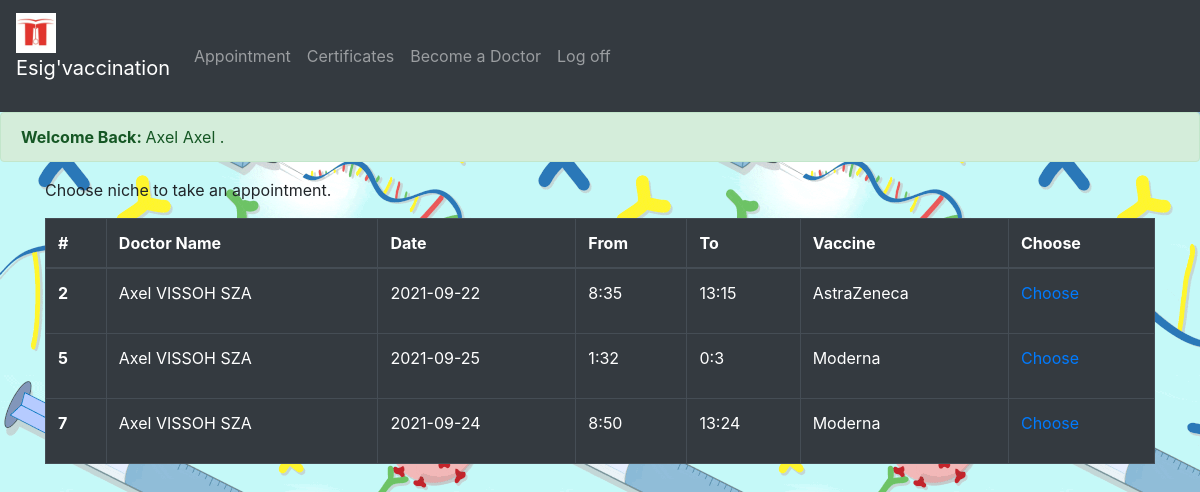
Before: /student/studentAppointment.php (signed in) with the older database file.
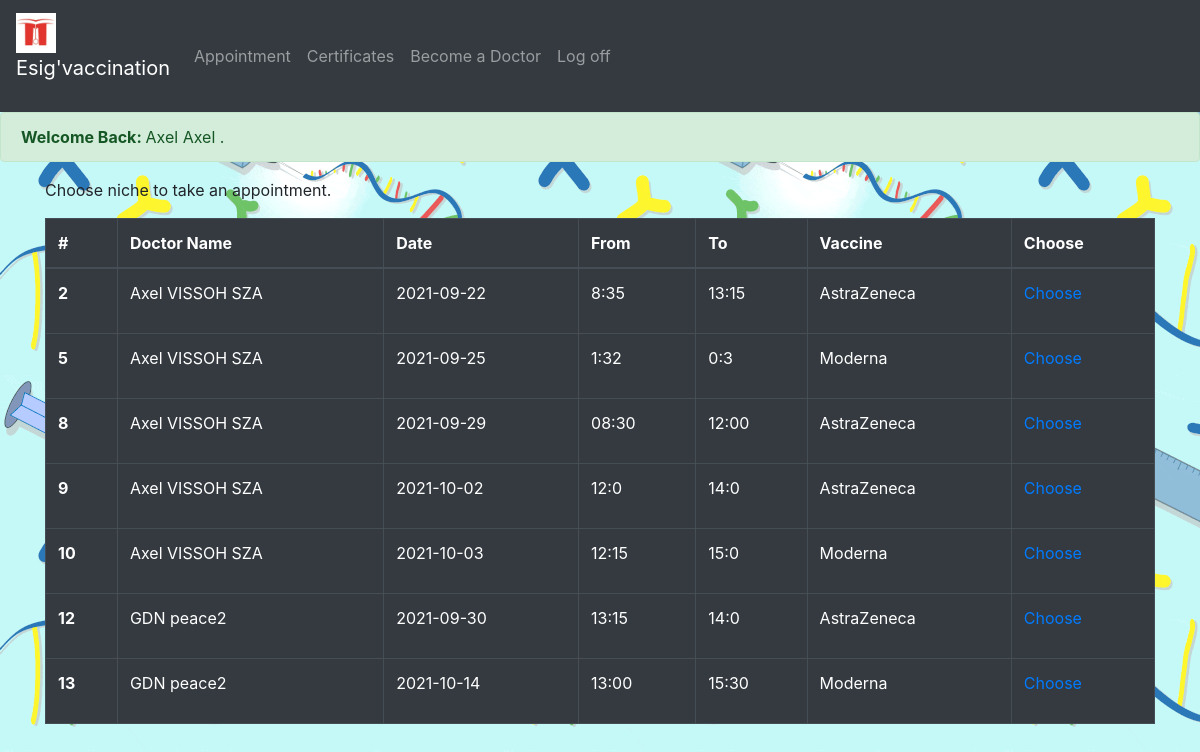
After: the same page with the newer database file.
### tables this page shows
CREATE TABLE IF NOT EXISTS `niche_nch` (
  `nch_id` int(11) NOT NULL AUTO_INCREMENT,
  `nch_vst_mail` varchar(255) NOT NULL,
  `nch_hour` varchar(255) NOT NULL,
  `nch_date` date NOT NULL,
  `nch_vcn` varchar(255) NOT NULL,
  PRIMARY KEY (`nch_id`)
);

CREATE TABLE IF NOT EXISTS `visitor_vst` (
  `vst_mail` varchar(255) NOT NULL,
  `vst_pass` varchar(255) NOT NULL,
  `vst_phone` varchar(255) NOT NULL,
  `vst_birthDate` date NOT NULL,
  `vst_type` varchar(255) NOT NULL,
  `vst_name` varchar(255) NOT NULL,
  `vst_surname` varchar(255) NOT NULL,
  PRIMARY KEY (`vst_mail`)
);

### student/studentAppointment.php (the view, shortened to what this page needs)
<?php
    require_once("../bdd/bddconection.inc.php");
    $req = $bdd->query('SELECT * FROM niche_nch');
?>
<!DOCTYPE html>
<html lang="en">
    <head>
        <link rel="stylesheet" href="student.css">
        <link rel="stylesheet" href="../home/home.css">
        <link rel="stylesheet" href="https://stackpath.bootstrapcdn.com/bootstrap/4.1.3/css/bootstrap.min.css"
>
        <link rel="stylesheet" href="https://maxcdn.bootstrapcdn.com/bootstrap/4.5.2/css/bootstrap.min.css">
        <link rel="stylesheet" href="https://maxcdn.bootstrapcdn.com/bootstrap/4.5.2/css/bootstrap.min.css">
    </head>
    <body>
        <?php include("../student/navbarStudent.php")?>
        <?php if( isset($_SESSION['surname']) AND isset($_SESSION['name']) ){?>
        <?php
            echo '<div class="alert alert-success">
                                <strong>Welcome Back: </strong>'.$_SESSION['surname'].' '.$_SESSION['name'].'.
                            </div>';
            echo '<p class="container">
                    Choose niche to take an appointment.
                  </p>';
        ?>
        <?php
            if(isset($_GET['a'])){
                $id = explode('_',$_GET['a']);
                if(verifyAppointment($bdd, (int)$id[1])){
                    $req = $bdd -> prepare('INSERT INTO appointment_aptm (aptm_nch_id, aptm_vst_mail, aptm_state, aptm_hour) VALUES (?,?,?,?)');
                    $hour = explode(':', $id[2]);
                    if( ( ((int)$hour[1]) +15) < 60 )
                        $hourEnd = (int)$hour[0].':'.((int)$hour[1]+15);
                    else if( (((int)$hour[1])+15) == 60)
                        $hourEnd = ((int)$hour[0]+1).':'.((int)$hour[1]-(int)$hour[1]);
                    else
                        $hourEnd = ((int)$hour[0]+1).':'.((int)$hour[1]-45);
                    $req -> execute(array((int)$id[1], $_SESSION['mail'], "Waiting", $hour[0].':'.$hour[1].':'.$hourEnd));
                    echo '<div class="alert alert-success">
                            <p><a href="../student/studentAppointment.php"><<--Return</a></p>
                            <strong>Congratulation !!!</strong> You have taken an appointment. Be there on time the d-day.
                         </div>';
                    $req1 = $bdd->prepare('SELECT nch_hour FROM niche_nch WHERE nch_id = ? ');
                    $req1 -> execute(array((int)$id[1]));
                    $res1 = $req1 -> fetch();
                    changeHour($res1['nch_hour'], (int)$id[1], $bdd);
                }
                else{
                    echo '<div class="alert alert-danger">
                            <p><a href="../student/studentAppointment.php"><<--Return</a></p>
                            <strong>Error ...</strong> You can\'t choose an appointment you\'ve already taken or the same day.
                          </div>';
                }
            }else{?>
                <div class="container">
                    <table class="table table-bordered table-dark">
                        <thead>
                            <tr>
                                <th scope="col">#</th>
                                <th scope="col">Doctor Name</th>
                                <th scope="col">Date</th>
                                <th scope="col">From</th>
                                <th scope="col">To</th>
                                <th scope="col">Vaccine</th>
                                <th scope="col">Choose</th>
                            </tr>
                        </thead>
                        <tbody>
                    <?php
                        while($res = $req->fetch()){
                            $req1 = $bdd->prepare('SELECT vst_name, vst_surname FROM visitor_vst WHERE vst_mail = ? ');
                            $req1 -> execute(array($res['nch_vst_mail']));
                            $res1 = $req1 -> fetch();
                            $hour = explode(':',$res['nch_hour']);
                            echo '<tr>
                                    <th scope="row">'.$res['nch_id'].'</th>
                                    <td>'.$res1['vst_name'].' '.$res1['vst_surname'].'</td>
                                    <td>'.$res['nch_date'].'</td>
                                    <td>'.$hour[0].':'.$hour[1].'</td>
                                    <td>'.$hour[2].':'.$hour[3].'</td>
                                    <td>'.$res['nch_vcn'].' '.'</td>
                                    <td><p> <a href="../student/studentAppointment.php?a=rdvT_'.$res['nch_id'].'_'.$hour[0].':'.$hour[1].'"> Choose </a></p></td>
                                </tr>';
                        }
                    ?>
                        </tbody>
                    </table>
                </div>
            <?php
                    }
                }else{
                    header('Location: ../log/login.php');
                }
            ?>
    </body>
</html>

### student/navbarStudent.php
<nav class="navbar navbar-expand-sm bg-dark navbar-dark">
    <a class="navbar-brand" href="#">
        <img src="../home/esigLogo.jpg" alt="The logo of esigelec" style="width:40px;">
        <p>Esig'vaccination</p>
    </a>
    <ul class="navbar-nav">
        <li class="nav-item"><a class="nav-link" href="../student/studentAppointment.php">Appointment</a></li>
        <li class="nav-item"><a class="nav-link" href="../student/studentCertificates.php">Certificates</a></li>
        <li class="nav-item"><a class="nav-link" href="../student/studentBeDoctor.php">Become a Doctor</a></li>
        <li class="nav-item"><a class="nav-link" href="../log/logoff.php">Log off</a></li>
    </ul>
</nav>

### home/home.css (style rules this page uses)
body { background-image: url("../home/vaccin.gif"); }

Changed rows visible on the page:
removed niche_nch: nch_id "7", visitor_vst.vst_name "Axel VISSOH", visitor_vst.vst_surname "SZA", nch_date "2021-09-24", nch_hour "8", nch_hour "50", nch_hour "13", nch_hour "24", nch_vcn "Moderna"
added niche_nch: nch_id "8", visitor_vst.vst_name "Axel VISSOH", visitor_vst.vst_surname "SZA", nch_date "2021-09-29", nch_hour "08", nch_hour "30", nch_hour "12", nch_hour "00", nch_vcn "AstraZeneca"
added niche_nch: nch_id "9", visitor_vst.vst_name "Axel VISSOH", visitor_vst.vst_surname "SZA", nch_date "2021-10-02", nch_hour "12", nch_hour "0", nch_hour "14", nch_vcn "AstraZeneca"
added niche_nch: nch_id "10", visitor_vst.vst_name "Axel VISSOH", visitor_vst.vst_surname "SZA", nch_date "2021-10-03", nch_hour "12", nch_hour "15", nch_hour "0", nch_vcn "Moderna"
added niche_nch: nch_id "12", visitor_vst.vst_name "GDN", visitor_vst.vst_surname "peace2", nch_date "2021-09-30", nch_hour "13", nch_hour "15", nch_hour "14", nch_hour "0", nch_vcn "AstraZeneca"
added niche_nch: nch_id "13", visitor_vst.vst_name "GDN", visitor_vst.vst_surname "peace2", nch_date "2021-10-14", nch_hour "13", nch_hour "00", nch_hour "15", nch_hour "30", nch_vcn "Moderna"
